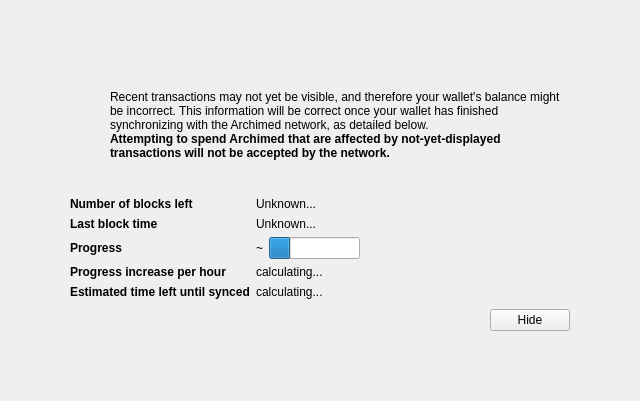
<?xml version="1.0" encoding="UTF-8"?>
<ui version="4.0">
 <class>ModalOverlay</class>
 <widget class="ModalOverlay" name="ModalOverlay">
  <property name="geometry">
   <rect>
    <x>0</x>
    <y>0</y>
    <width>640</width>
    <height>401</height>
   </rect>
  </property>
  <property name="windowTitle">
   <string>Form</string>
  </property>
  <layout class="QVBoxLayout" name="verticalLayout" stretch="0">
   <property name="sizeConstraint">
    <enum>QLayout::SetDefaultConstraint</enum>
   </property>
   <property name="leftMargin">
    <number>0</number>
   </property>
   <property name="topMargin">
    <number>0</number>
   </property>
   <property name="rightMargin">
    <number>0</number>
   </property>
   <property name="bottomMargin">
    <number>0</number>
   </property>
   <item>
    <widget class="QWidget" name="bgWidget" native="true">
     <property name="styleSheet">
      <string notr="true"/>
     </property>
     <layout class="QVBoxLayout" name="verticalLayoutMain" stretch="0">
      <property name="leftMargin">
       <number>60</number>
      </property>
      <property name="topMargin">
       <number>60</number>
      </property>
      <property name="rightMargin">
       <number>60</number>
      </property>
      <property name="bottomMargin">
       <number>60</number>
      </property>
      <item>
       <widget class="QWidget" name="contentWidget" native="true">
        <property name="styleSheet">
         <string notr="true"/>
        </property>
        <layout class="QVBoxLayout" name="verticalLayoutSub" stretch="1,0,0,0,0">
         <property name="spacing">
          <number>0</number>
         </property>
         <property name="leftMargin">
          <number>10</number>
         </property>
         <property name="topMargin">
          <number>10</number>
         </property>
         <property name="rightMargin">
          <number>10</number>
         </property>
         <property name="bottomMargin">
          <number>10</number>
         </property>
         <item>
          <layout class="QHBoxLayout" name="horizontalLayoutIconText" stretch="0,1">
           <property name="topMargin">
            <number>20</number>
           </property>
           <item>
            <layout class="QVBoxLayout" name="verticalLayoutIcon">
             <property name="leftMargin">
              <number>0</number>
             </property>
             <item>
              <widget class="QPushButton" name="warningIcon">
               <property name="enabled">
                <bool>false</bool>
               </property>
               <property name="text">
                <string/>
               </property>
               <property name="icon">
                <iconset>
                 <normaloff>:/icons/warning</normaloff>
                 <disabledoff>:/icons/warning</disabledoff>:/icons/warning</iconset>
               </property>
               <property name="iconSize">
                <size>
                 <width>48</width>
                 <height>48</height>
                </size>
               </property>
               <property name="flat">
                <bool>true</bool>
               </property>
              </widget>
             </item>
             <item>
              <spacer name="verticalSpacerWarningIcon">
               <property name="orientation">
                <enum>Qt::Vertical</enum>
               </property>
               <property name="sizeHint" stdset="0">
                <size>
                 <width>20</width>
                 <height>40</height>
                </size>
               </property>
              </spacer>
             </item>
            </layout>
           </item>
           <item>
            <layout class="QVBoxLayout" name="verticalLayoutInfoText">
             <property name="leftMargin">
              <number>0</number>
             </property>
             <property name="topMargin">
              <number>0</number>
             </property>
             <item>
              <widget class="QLabel" name="infoText">
               <property name="text">
                <string>Recent transactions may not yet be visible, and therefore your wallet's balance might be incorrect. This information will be correct once your wallet has finished synchronizing with the Archimed network, as detailed below.</string>
               </property>
               <property name="textFormat">
                <enum>Qt::RichText</enum>
               </property>
               <property name="wordWrap">
                <bool>true</bool>
               </property>
              </widget>
             </item>
             <item>
              <widget class="QLabel" name="infoTextStrong">
               <property name="font">
                <font>
                 <weight>75</weight>
                 <bold>true</bold>
                </font>
               </property>
               <property name="text">
                <string>Attempting to spend Archimed that are affected by not-yet-displayed transactions will not be accepted by the network.</string>
               </property>
               <property name="textFormat">
                <enum>Qt::RichText</enum>
               </property>
               <property name="wordWrap">
                <bool>true</bool>
               </property>
              </widget>
             </item>
             <item>
              <spacer name="verticalSpacerInTextSpace">
               <property name="orientation">
                <enum>Qt::Vertical</enum>
               </property>
               <property name="sizeHint" stdset="0">
                <size>
                 <width>20</width>
                 <height>40</height>
                </size>
               </property>
              </spacer>
             </item>
            </layout>
           </item>
          </layout>
         </item>
         <item>
          <spacer name="verticalSpacerAfterText">
           <property name="orientation">
            <enum>Qt::Vertical</enum>
           </property>
           <property name="sizeHint" stdset="0">
            <size>
             <width>20</width>
             <height>40</height>
            </size>
           </property>
          </spacer>
         </item>
         <item>
          <layout class="QFormLayout" name="formLayout">
           <property name="fieldGrowthPolicy">
            <enum>QFormLayout::FieldsStayAtSizeHint</enum>
           </property>
           <property name="horizontalSpacing">
            <number>6</number>
           </property>
           <property name="verticalSpacing">
            <number>6</number>
           </property>
           <property name="topMargin">
            <number>10</number>
           </property>
           <item row="0" column="0">
            <widget class="QLabel" name="labelNumberOfBlocksLeft">
             <property name="font">
              <font>
               <weight>75</weight>
               <bold>true</bold>
              </font>
             </property>
             <property name="text">
              <string>Number of blocks left</string>
             </property>
            </widget>
           </item>
           <item row="0" column="1">
            <widget class="QLabel" name="numberOfBlocksLeft">
             <property name="text">
              <string>Unknown...</string>
             </property>
            </widget>
           </item>
           <item row="1" column="0">
            <widget class="QLabel" name="labelLastBlockTime">
             <property name="font">
              <font>
               <weight>75</weight>
               <bold>true</bold>
              </font>
             </property>
             <property name="text">
              <string>Last block time</string>
             </property>
            </widget>
           </item>
           <item row="1" column="1">
            <widget class="QLabel" name="newestBlockDate">
             <property name="sizePolicy">
              <sizepolicy hsizetype="Maximum" vsizetype="Preferred">
               <horstretch>0</horstretch>
               <verstretch>0</verstretch>
              </sizepolicy>
             </property>
             <property name="text">
              <string>Unknown...</string>
             </property>
            </widget>
           </item>
           <item row="2" column="0">
            <widget class="QLabel" name="labelSyncDone">
             <property name="font">
              <font>
               <weight>75</weight>
               <bold>true</bold>
              </font>
             </property>
             <property name="text">
              <string>Progress</string>
             </property>
            </widget>
           </item>
           <item row="2" column="1">
            <layout class="QHBoxLayout" name="horizontalLayoutSync" stretch="0,1">
             <item>
              <widget class="QLabel" name="percentageProgress">
               <property name="text">
                <string>~</string>
               </property>
              </widget>
             </item>
             <item>
              <widget class="QProgressBar" name="progressBar">
               <property name="value">
                <number>24</number>
               </property>
               <property name="format">
                <string/>
               </property>
              </widget>
             </item>
            </layout>
           </item>
           <item row="4" column="0">
            <widget class="QLabel" name="labelProgressIncrease">
             <property name="font">
              <font>
               <weight>75</weight>
               <bold>true</bold>
              </font>
             </property>
             <property name="text">
              <string>Progress increase per hour</string>
             </property>
            </widget>
           </item>
           <item row="4" column="1">
            <widget class="QLabel" name="progressIncreasePerH">
             <property name="text">
              <string>calculating...</string>
             </property>
            </widget>
           </item>
           <item row="5" column="0">
            <widget class="QLabel" name="labelEstimatedTimeLeft">
             <property name="font">
              <font>
               <weight>75</weight>
               <bold>true</bold>
              </font>
             </property>
             <property name="text">
              <string>Estimated time left until synced</string>
             </property>
            </widget>
           </item>
           <item row="5" column="1">
            <widget class="QLabel" name="expectedTimeLeft">
             <property name="text">
              <string>calculating...</string>
             </property>
            </widget>
           </item>
          </layout>
         </item>
         <item>
          <layout class="QHBoxLayout" name="horizontalLayoutButtons">
           <property name="leftMargin">
            <number>10</number>
           </property>
           <property name="topMargin">
            <number>10</number>
           </property>
           <item>
            <spacer name="horizontalSpacer">
             <property name="orientation">
              <enum>Qt::Horizontal</enum>
             </property>
             <property name="sizeHint" stdset="0">
              <size>
               <width>40</width>
               <height>20</height>
              </size>
             </property>
            </spacer>
           </item>
           <item>
            <widget class="QPushButton" name="closeButton">
             <property name="text">
              <string>Hide</string>
             </property>
            </widget>
           </item>
          </layout>
         </item>
         <item>
          <layout class="QVBoxLayout" name="verticalLayout_2">
           <item>
            <spacer name="verticalSpacer">
             <property name="orientation">
              <enum>Qt::Vertical</enum>
             </property>
             <property name="sizeHint" stdset="0">
              <size>
               <width>20</width>
               <height>40</height>
              </size>
             </property>
            </spacer>
           </item>
          </layout>
         </item>
        </layout>
       </widget>
      </item>
     </layout>
    </widget>
   </item>
  </layout>
 </widget>
 <customwidgets>
  <customwidget>
   <class>ModalOverlay</class>
   <extends>QWidget</extends>
   <header>modaloverlay.h</header>
   <container>1</container>
  </customwidget>
 </customwidgets>
 <resources/>
 <connections/>
</ui>
